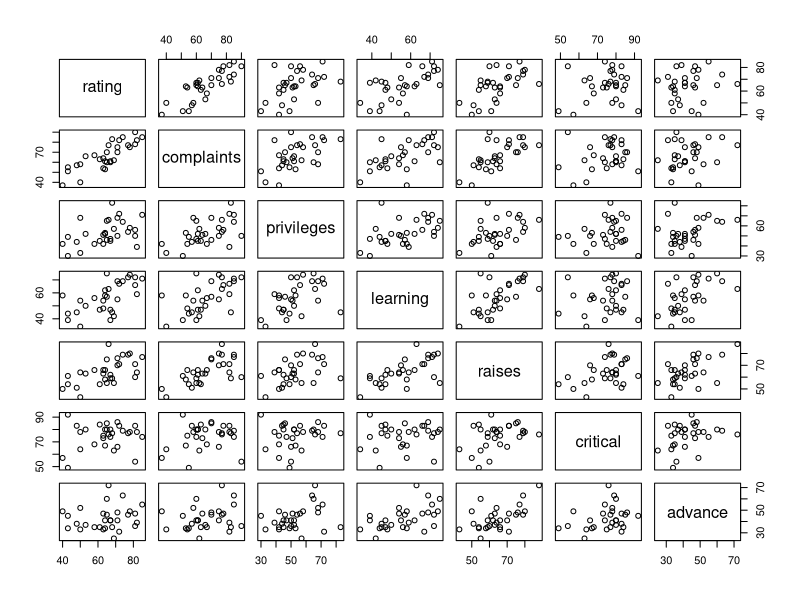

R code for this plot:
## ---- chunk 1
data("attitude")
pairs(attitude)
## ---- chunk 2
c.lm<-lm(attitude$rating~attitude$complaints + attitude$privileges + attitude$learning + attitude$raises)
summary(c.lm)
## ---- chunk 3
c.lm<-lm(attitude$rating~attitude$complaints + attitude$privileges + attitude$learning)
summary(c.lm)
## ---- chunk 4
c.lm<-lm(attitude$rating~attitude$complaints + attitude$learning)
summary(c.lm)
## ---- chunk 5
c.lm<-lm(attitude$rating~attitude$complaints)
summary(c.lm)
